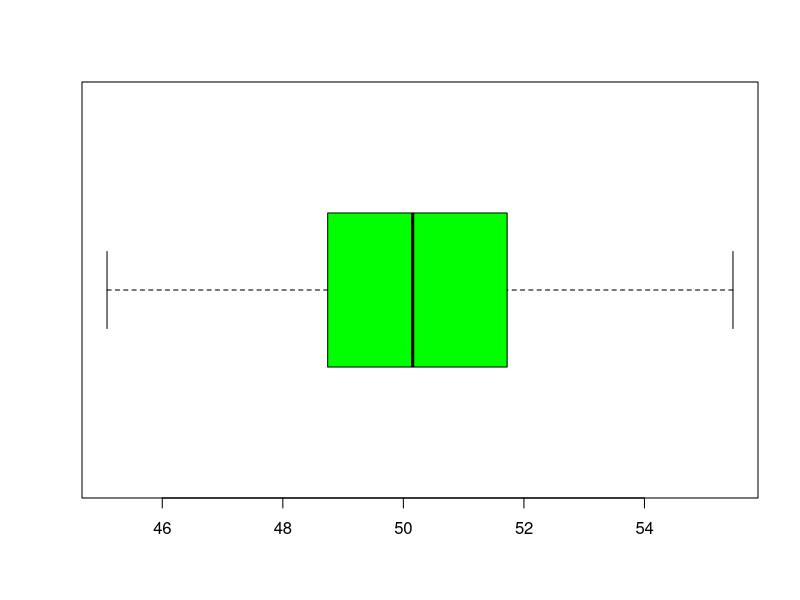

Generate this figure with R:
set.seed(123)
var1 = rnorm(100,50,2.5)
var1[3] = var1[3]+20
var1[50] = var1[50]-20
boxplot(var1[-c(3,50)], horizontal = TRUE, col = "green" , outline = FALSE)
?boxplot
fivenum(var1)
summary(var1)
 
